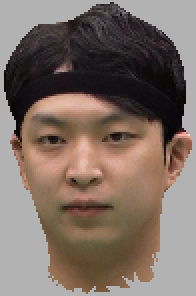
#> input picture HistogramMatching/head/0_img0.png, 98 x 148 px, found by its file name (shown 2 times larger)
$ python HistogramMatchingOrigin.py   (older library calls are emulated)
#> lines starting #> are read from the running program, lines starting #| are printed output that depends on the picture
import matplotlib.pyplot as plt
from skimage import exposure
from skimage.exposure import match_histograms
import cv2

# reading main image
img1 = cv2.imread("0_img0.png")
#> img1 is the input picture: shape (148, 98, 3); mean B, G, R 101.1, 110, 125.4

# checking the number of channels
print('No of Channel is: ' + str(img1.ndim))
#| No of Channel is: 3

# reading reference image
img2 = cv2.imread("1_img0.png")
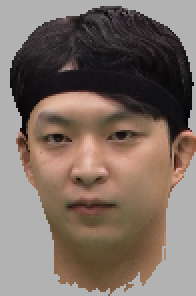
#> input picture HistogramMatching/head/1_img0.png, 98 x 148 px, found by its file name (shown 2 times larger)
#> img2 is the input picture: shape (148, 98, 3); mean B, G, R 100.7, 109.6, 124.7

# checking the number of channels
print('No of Channel is: ' + str(img2.ndim))
#| No of Channel is: 3

image = img1
reference = img2

matched = match_histograms(image, reference ,
                           multichannel=True)


fig, (ax1, ax2, ax3) = plt.subplots(nrows=1, ncols=3,
                                    figsize=(8, 3),
                                    sharex=True, sharey=True)

for aa in (ax1, ax2, ax3):
    aa.set_axis_off()

ax1.imshow(image)
ax1.set_title('Source')
ax2.imshow(reference)
ax2.set_title('Reference')
ax3.imshow(matched)
ax3.set_title('Matched')

plt.tight_layout()
plt.show()
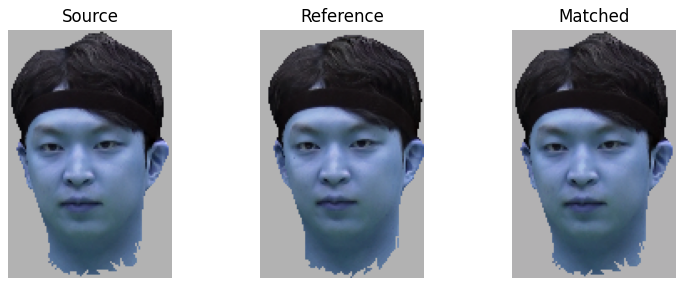
#> figure drawn by matplotlib, 3 panels; B, G, R data is drawn as R, G, B

fig, axes = plt.subplots(nrows=3, ncols=3, figsize=(8, 8))

for i, img in enumerate((image, reference, matched)):
    for c, c_color in enumerate(('red', 'green', 'blue')):
        img_hist, bins = exposure.histogram(img[..., c],
                                            source_range='dtype')
        axes[c, i].plot(bins, img_hist / img_hist.max())
        img_cdf, bins = exposure.cumulative_distribution(img[..., c])
        axes[c, i].plot(bins, img_cdf)
        axes[c, 0].set_ylabel(c_color)
#> this loop made 3 passes

axes[0, 0].set_title('Source')
axes[0, 1].set_title('Reference')
axes[0, 2].set_title('Matched')

plt.tight_layout()
plt.show()
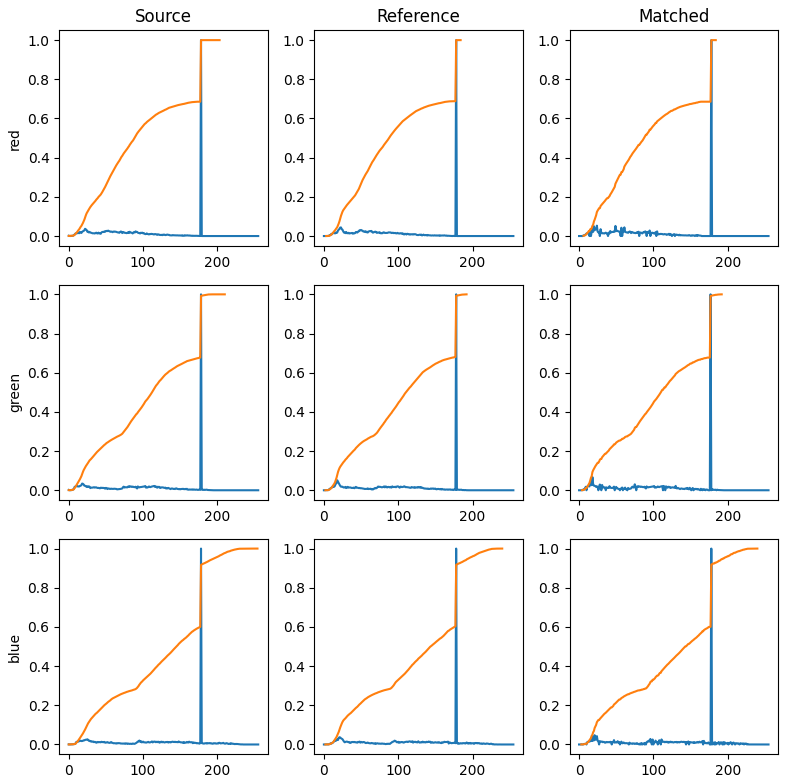
#> figure drawn by matplotlib, 9 panels; panel 1: curve peaks at x = 178, y = 1; panel 1: curve peaks at x = 203, y = 1; panel 2: curve peaks at x = 178, y = 1; panel 2: curve peaks at x = 184, y = 1
